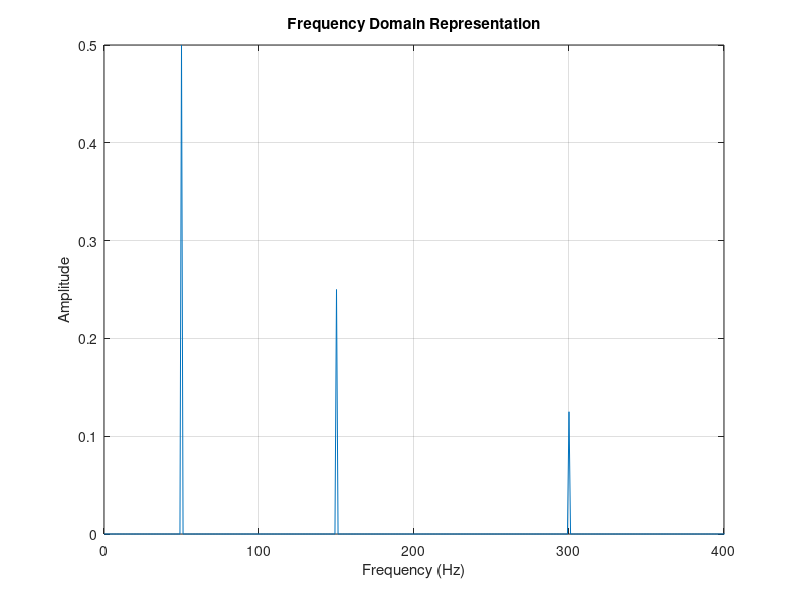

Source code (MATLAB):
%important 
%"A signal consists of sine waves at 50 Hz, 150 Hz, and 300 Hz.
%Using FFT, represent the signal in the frequency domain and 
%identify its frequency components."
Fs= 800;
t=0:1/Fs:1-1/Fs
x = sin(2*pi*50*t) + 0.5*sin(2*pi*150*t)+ 0.25*sin(2*pi*300*t);
N= length(x);
X=fft(x);
f=(0:N-1)*(Fs/N);
amplitude =abs(X)/N;
figure;
plot(f,amplitude);
xlabel('Frequency (Hz)');
ylabel('Amplitude');
title('Frequency Domain Representation');
xlim([0 Fs/2]);
grid on;
